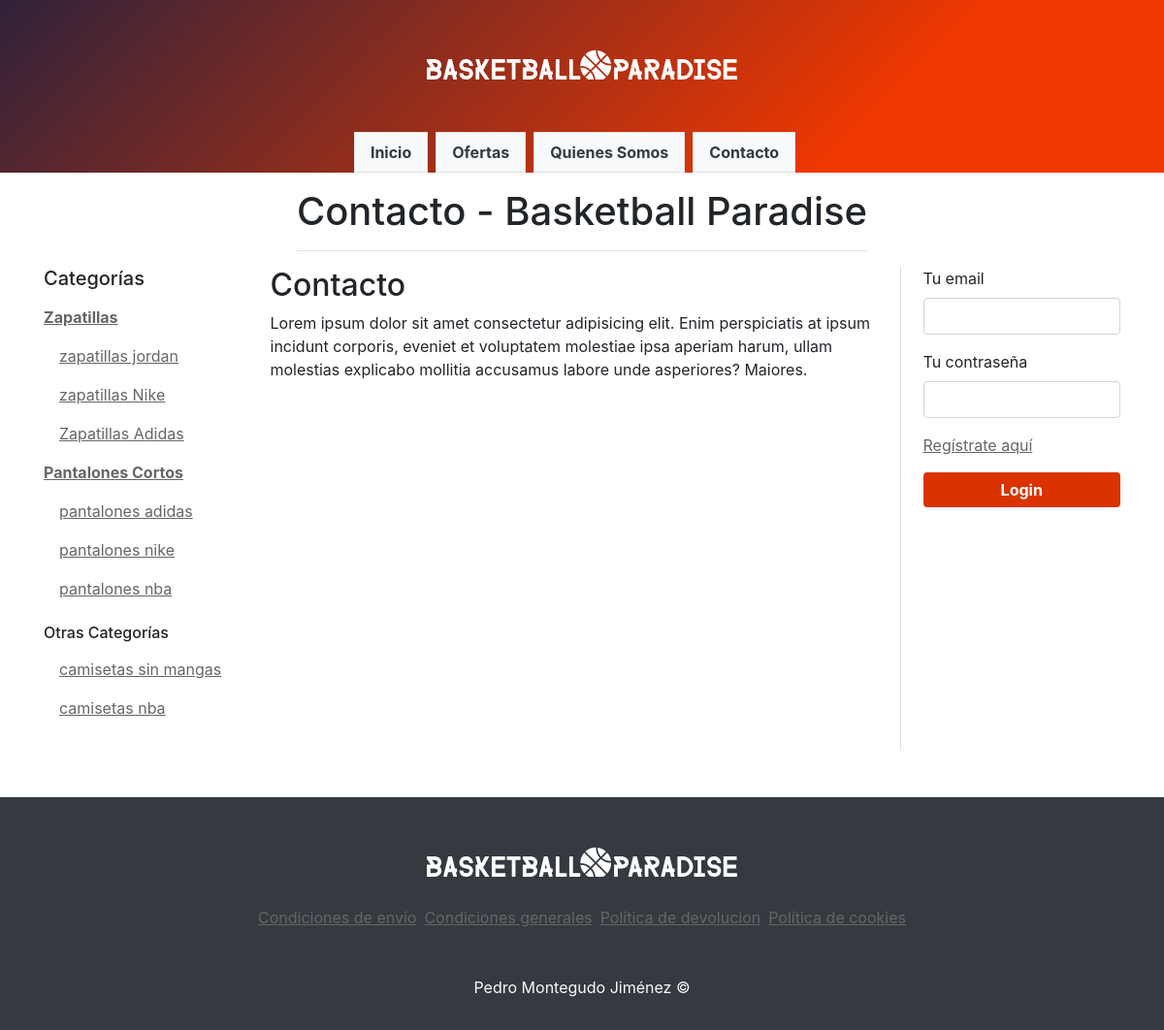
The page /contacto.php on the database its author committed.
### tables this page shows
CREATE TABLE `categories` (
  `id` int(11) NOT NULL,
  `name` varchar(255) NOT NULL,
  `category_id` int(11) DEFAULT NULL COMMENT 'id de la categoria a la que pertenece. NULL si es categoría padre; 0 si no tiene categoría'
);

### config/db.php (called while the page is built)
<?php
function conn() {
    try {
        $db = new PDO('mysql:host=localhost;dbname='.DB_NAME, DB_USER, DB_PASS);
        $db->setAttribute(PDO::ATTR_ERRMODE, PDO::ERRMODE_EXCEPTION);
        $db->exec("SET NAMES utf8");
        return $db;
    } catch (PDOException $e) {
        echo "Error: " . $e->getMessage();
        return null;
    }
}

### models/Category.php (called while the page is built, shortened)
<?php
class Category
{
    private $id;
    private $name;
    public function getId()
    {
        return $this->id;
    }
    public function getName()
    {
        return $this->name;
    }
    private static function db()
    {
        return conn();
    }
    public static function getAll($onlyMain = false)
    {
        $sqlForMain = '';
        if($onlyMain) $sqlForMain = '  WHERE category_id IS NULL';
        try {
            $stmt = self::db()->prepare("SELECT * FROM categories $sqlForMain");
            $stmt->execute();
            $result = $stmt->fetchAll(PDO::FETCH_CLASS, "Category");
            return $result;
        } catch (Exception $e) {
            echo 'Error: ' . $e->getMessage();
        }
    }
    public static function getAllWithoutParentNotMain()
    {
        try {
            $stmt = self::db()->prepare("SELECT * FROM categories WHERE category_id = 0");
            $stmt->execute();
            $result = $stmt->fetchAll(PDO::FETCH_CLASS, "Category");
            return $result;
        } catch (Exception $e) {
            echo 'Error: ' . $e->getMessage();
        }
    }
    public function getSubcategories()
    {
        try {
            $stmt = self::db()->prepare("SELECT * FROM categories WHERE category_id = :category_id");
            $stmt->execute([':category_id' => $this->id]);
            $stmt->setFetchMode(PDO::FETCH_CLASS, "Category");
            if ($stmt->rowCount() > 0) {
                $categories = $stmt->fetchAll();
                return $categories;
            } else {
                $response = ['type' => 'error', 'message' => 'No se han encontrado datos'];
            }
        } catch (Exception $e) {
            $response =  ['type' => 'error', 'message' => 'Error: ' . $e->getMessage()];
        }
        return $response;
    }
}

### inc/layout/aside-left.php (the view)
<div class="col">
    <h5>Categorías</h5>
    <div class="mb-4">
        <?php
        $mainCategories = Category::getAll(true);
        foreach ($mainCategories as $mainCategory) : ?>
            <a class="nav-link pl-0 font-weight-bold" href="<?= RUTA_HOME ?>productos.php?c=<?= $mainCategory->getId() ?>"><?= $mainCategory->getName() ?></a>
            <?php
            $subcategories = $mainCategory->getSubcategories();
            if (!isset($subcategories['type'])) {
                foreach ($subcategories as $secondaryCategory) : ?>
                    <a class="nav-link" href="<?= RUTA_HOME ?>productos.php?c=<?= $secondaryCategory->getId() ?>"><?= $secondaryCategory->getName() ?></a>
            <?php endforeach;
            }
        endforeach;
        ?>
        <h6 class="mt-3">Otras Categorías</h6>
        <?php
        $categoriesWithoutParentNotMain = Category::getAllWithoutParentNotMain();
        foreach ($categoriesWithoutParentNotMain as $category):
            ?>
            <a class="nav-link" href="<?= RUTA_HOME ?>productos.php?c=<?= $category->getId() ?>"><?= $category->getName() ?></a>
        <?php
        endforeach;
        ?>
    </div>
</div>

### assets/css/main.css (style rules this page uses)
* { box-sizing: border-box; }
html { position: relative; }
body { min-height: 100vh; }
a { color: #666; text-decoration: underline; }

### rows shown on the page
categories: name "Zapatillas"
categories: name "zapatillas jordan"
categories: name "zapatillas Nike"
categories: name "Zapatillas Adidas"
categories: name "Pantalones Cortos"
categories: name "pantalones adidas"
categories: name "pantalones nike"
categories: name "pantalones nba"
categories: name "camisetas sin mangas"
categories: name "camisetas nba"

### other values the page prints
$link['text'] "Inicio"
$link['text'] "Ofertas"
$link['text'] "Quienes Somos"
$link['text'] "Contacto"
$pageTitle "Contacto - Basketball Paradise"
